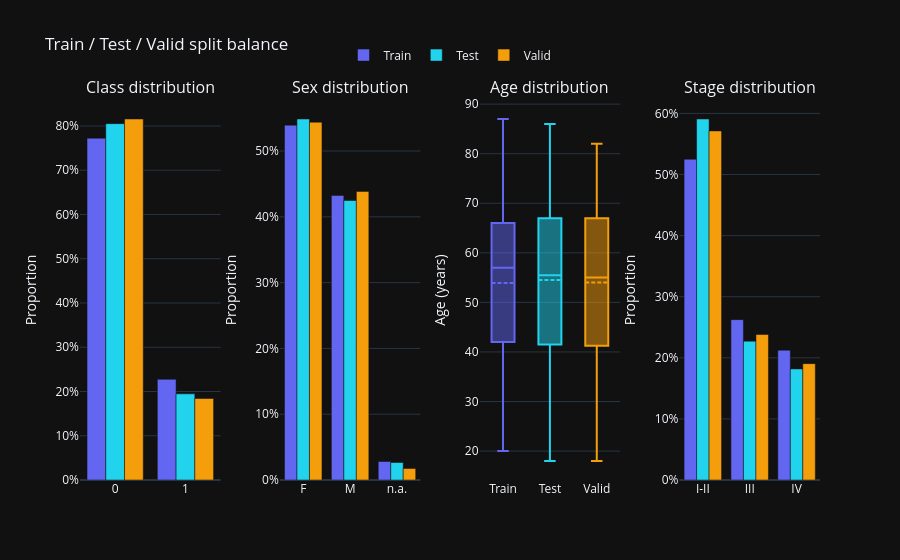

Notebook cell for this chart:
### Markdown cell above
### 3.1. Split balance overview

Class counts, proportions, and demographic distributions across train/test/validation splits.

### Code cell
split_summary = pd.DataFrame({
    'Train': y_train.value_counts().sort_index(),
    'Validation': y_valid.value_counts().sort_index(),
    'Test': y_test.value_counts().sort_index(),
})
split_summary.index = [le.inverse_transform([i])[0] for i in split_summary.index]

split_pct = pd.DataFrame({
    'Train (%)': y_train.value_counts(normalize=True).sort_index() * 100,
    'Validation (%)': y_valid.value_counts(normalize=True).sort_index() * 100,
    'Test (%)': y_test.value_counts(normalize=True).sort_index() * 100,
})
split_pct.index = split_summary.index
combined = pd.DataFrame({
    'Train': split_summary['Train'].astype(str) + ' (' + split_pct['Train (%)'].round(1).astype(str) + '%)',
    'Validation': split_summary['Validation'].astype(str) + ' (' + split_pct['Validation (%)'].round(1).astype(str) + '%)',
    'Test': split_summary['Test'].astype(str) + ' (' + split_pct['Test (%)'].round(1).astype(str) + '%)',
})

totals = split_summary.sum()
combined.loc['Total'] = [str(totals['Train']), str(totals['Validation']), str(totals['Test'])]

display(combined)

stage_col = ds.meta['Stage'].copy()
stage_col = stage_col.replace({'I': 'I-II', 'II': 'I-II'})

plot_split_balance({
    'Train': (y_train, ds.sex.loc[X_train.index], ds.age.loc[X_train.index], ds.meta["Stage"].loc[X_train.index].replace({'I': 'I-II', 'II': 'I-II'})),
    'Test':  (y_test,  ds.sex.loc[X_test.index],  ds.age.loc[X_test.index],  ds.meta["Stage"].loc[X_test.index].replace({'I': 'I-II', 'II': 'I-II'})),
    'Valid': (y_valid, ds.sex.loc[X_valid.index], ds.age.loc[X_valid.index], ds.meta["Stage"].loc[X_valid.index].replace({'I': 'I-II', 'II': 'I-II'})),
})

### Figure 1 — Plotly figure (JSON) as saved in the notebook; plotly's stock layout.template omitted (floating-point values rounded to 4 significant figures; data arrays with more than 128 entries replaced by an {"elided": "..."} marker saying what was removed)
{"data": [{"marker": {"color": "#6366f1"}, "name": "Train", "showlegend": true, "x": [0, 1], "y": [0.7725, 0.2275], "type": "bar", "xaxis": "x", "yaxis": "y"}, {"marker": {"color": "#6366f1"}, "name": "Train", "showlegend": false, "x": ["F", "M", "n.a."], "y": [0.5393, 0.4326, 0.02809], "type": "bar", "xaxis": "x2", "yaxis": "y2"}, {"boxmean": true, "marker": {"color": "#6366f1"}, "name": "Train", "showlegend": false, "y": {"elided": "356 float values"}, "type": "box", "xaxis": "x3", "yaxis": "y3"}, {"marker": {"color": "#6366f1"}, "name": "Train", "showlegend": false, "x": ["I-II", "III", "IV"], "y": [0.525, 0.2625, 0.2125], "type": "bar", "xaxis": "x4", "yaxis": "y4"}, {"marker": {"color": "#22d3ee"}, "name": "Test", "showlegend": true, "x": [0, 1], "y": [0.8053, 0.1947], "type": "bar", "xaxis": "x", "yaxis": "y"}, {"marker": {"color": "#22d3ee"}, "name": "Test", "showlegend": false, "x": ["F", "M", "n.a."], "y": [0.5487, 0.4248, 0.02655], "type": "bar", "xaxis": "x2", "yaxis": "y2"}, {"boxmean": true, "marker": {"color": "#22d3ee"}, "name": "Test", "showlegend": false, "y": [22.0, 30.0, 68.0, 20.0, 61.0, 56.0, 24.0, 63.0, 63.0, 37.0, 68.0, 64.0, 66.0, 67.0, 70.0, 52.0, 40.0, 47.0, 41.0, 61.0, NaN, 52.0, 60.0, 50.0, 71.0, 61.0, 77.0, 44.0, 54.0, 56.0, 80.0, 54.0, 51.0, 64.0, 22.0, 54.0, 57.0, 59.0, 36.0, 79.0, 26.0, 67.0, 65.0, 41.0, 71.0, 76.0, NaN, 21.0, 49.0, 70.0, NaN, 51.0, 81.0, 65.0, 40.0, 74.0, 80.0, 46.0, 40.0, 79.0, 64.0, 48.0, 53.0, 60.0, 51.0, 67.0, NaN, 51.0, 18.0, 29.0, 75.0, 67.0, 42.0, 60.0, 53.0, 45.0, NaN, 58.0, 40.0, 78.0, 25.0, 68.0, 62.0, 52.0, 38.0, 36.0, 63.0, 41.0, 33.0, 77.0, 54.0, 32.0, 51.0, 40.0, 77.0, 60.0, 29.0, 64.0, 46.0, 38.0, 64.0, 51.0, 55.0, 55.0, 77.0, 86.0, 29.0, 67.0, 67.0, 42.0, 71.0, 72.0, 63.0], "type": "box", "xaxis": "x3", "yaxis": "y3"}, {"marker": {"color": "#22d3ee"}, "name": "Test", "showlegend": false, "x": ["I-II", "III", "IV"], "y": [0.5909, 0.2273, 0.1818], "type": "bar", "xaxis": "x4", "yaxis": "y4"}, {"marker": {"color": "#f59e0b"}, "name": "Valid", "showlegend": true, "x": [0, 1], "y": [0.8158, 0.1842], "type": "bar", "xaxis": "x", "yaxis": "y"}, {"marker": {"color": "#f59e0b"}, "name": "Valid", "showlegend": false, "x": ["F", "M", "n.a."], "y": [0.5439, 0.4386, 0.01754], "type": "bar", "xaxis": "x2", "yaxis": "y2"}, {"boxmean": true, "marker": {"color": "#f59e0b"}, "name": "Valid", "showlegend": false, "y": [69.0, 53.0, 55.0, 74.0, 54.0, 39.0, 21.0, 26.0, 53.0, 61.0, 23.0, 41.0, 62.0, 79.0, 35.0, 64.0, 69.0, 78.0, 55.0, 30.0, 50.0, 55.0, 24.0, 63.0, 47.0, 60.0, NaN, 51.0, 37.0, 55.0, 74.0, 28.0, 55.0, 75.0, 62.0, 76.0, 73.0, 39.0, 55.0, 53.0, 81.0, 82.0, 60.0, 67.0, 51.0, 58.0, 29.0, 43.0, 67.0, 61.0, 24.0, 27.0, 61.0, 54.0, 76.0, 27.0, 41.0, 60.0, 42.0, 51.0, 65.0, 35.0, 18.0, 52.0, 67.0, NaN, 71.0, 44.0, 67.0, 74.0, 21.0, 48.0, 68.0, 69.0, 78.0, 52.0, 49.0, 55.0, 34.0, 59.0, 34.0, NaN, 66.0, 47.0, 78.0, 75.0, 73.0, 69.0, 39.0, 53.0, 31.0, 67.0, 52.0, 53.0, 60.0, 56.0, 80.0, 24.0, 74.0, 27.0, 75.0, 55.0, 39.0, 64.0, 54.0, 34.0, 65.0, 64.0, 72.0, 56.0, 47.0, 43.0, 40.0, 67.0], "type": "box", "xaxis": "x3", "yaxis": "y3"}, {"marker": {"color": "#f59e0b"}, "name": "Valid", "showlegend": false, "x": ["I-II", "III", "IV"], "y": [0.5714, 0.2381, 0.1905], "type": "bar", "xaxis": "x4", "yaxis": "y4"}], "layout": {"xaxis": {"anchor": "y", "domain": [0.0, 0.19]}, "yaxis": {"anchor": "x", "domain": [0.0, 1.0], "title": {"text": "Proportion"}, "tickformat": ".0%"}, "xaxis2": {"anchor": "y2", "domain": [0.27, 0.46]}, "yaxis2": {"anchor": "x2", "domain": [0.0, 1.0], "title": {"text": "Proportion"}, "tickformat": ".0%"}, "xaxis3": {"anchor": "y3", "domain": [0.54, 0.73]}, "yaxis3": {"anchor": "x3", "domain": [0.0, 1.0], "title": {"text": "Age (years)"}}, "xaxis4": {"anchor": "y4", "domain": [0.81, 1.0]}, "yaxis4": {"anchor": "x4", "domain": [0.0, 1.0], "title": {"text": "Proportion"}, "tickformat": ".0%"}, "annotations": [{"font": {"size": 16}, "showarrow": false, "text": "Class distribution", "x": 0.095, "xanchor": "center", "xref": "paper", "y": 1.0, "yanchor": "bottom", "yref": "paper"}, {"font": {"size": 16}, "showarrow": false, "text": "Sex distribution", "x": 0.365, "xanchor": "center", "xref": "paper", "y": 1.0, "yanchor": "bottom", "yref": "paper"}, {"font": {"size": 16}, "showarrow": false, "text": "Age distribution", "x": 0.635, "xanchor": "center", "xref": "paper", "y": 1.0, "yanchor": "bottom", "yref": "paper"}, {"font": {"size": 16}, "showarrow": false, "text": "Stage distribution", "x": 0.905, "xanchor": "center", "xref": "paper", "y": 1.0, "yanchor": "bottom", "yref": "paper"}], "title": {"text": "Train / Test / Valid split balance"}, "legend": {"orientation": "h", "yanchor": "bottom", "y": 1.08, "xanchor": "center", "x": 0.5}, "barmode": "group"}}
